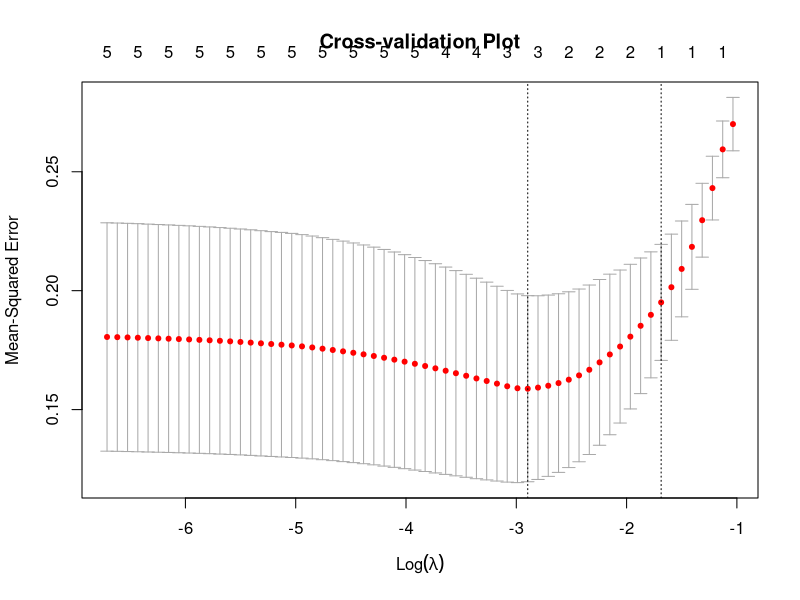
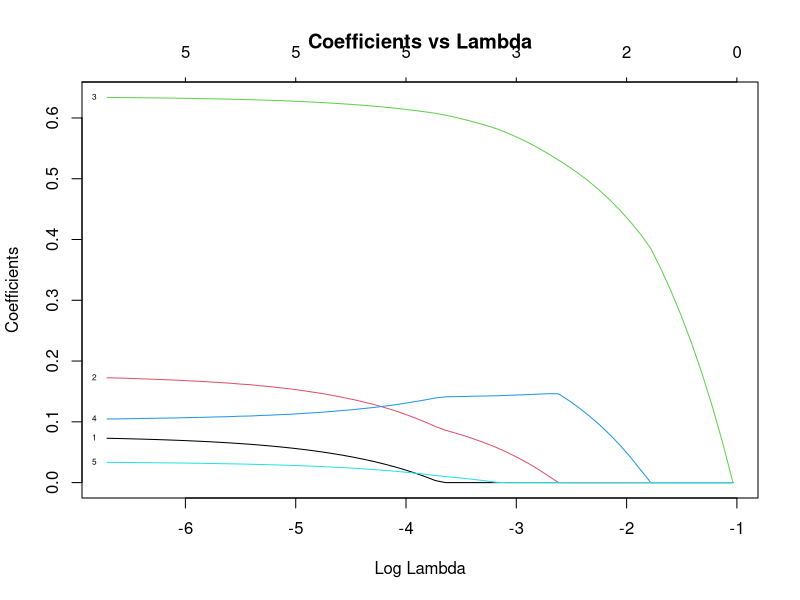

These figures' R source, in order:
## ---- chunk 1
knitr::opts_chunk$set(echo = TRUE)
## ---- chunk 2
library(glmnet)

data <- read.csv("hunger_games.csv")

X <- as.matrix(data[, c("female", "career", "has_name", "volunteer", "age")])
Y <- data$surv_day1

model <- glmnet(X, Y, alpha=1)
cv_model <- cv.glmnet(X, Y, alpha=1)

best_lambda <- cv_model$lambda.min

plot(cv_model, main="Cross-validation Plot")
plot(model, xvar="lambda", label=TRUE, main="Coefficients vs Lambda")

selected_coef <- coef(cv_model, s="lambda.min")
rownames(selected_coef)[which(selected_coef != 0)]
## ---- chunk 3
selected_coef
## ---- chunk 4
katniss <- as.numeric(unlist(data[data$name == "Katniss", c("female", "career", "has_name", "volunteer", "age")]))

sum(selected_coef * c(1, katniss))
